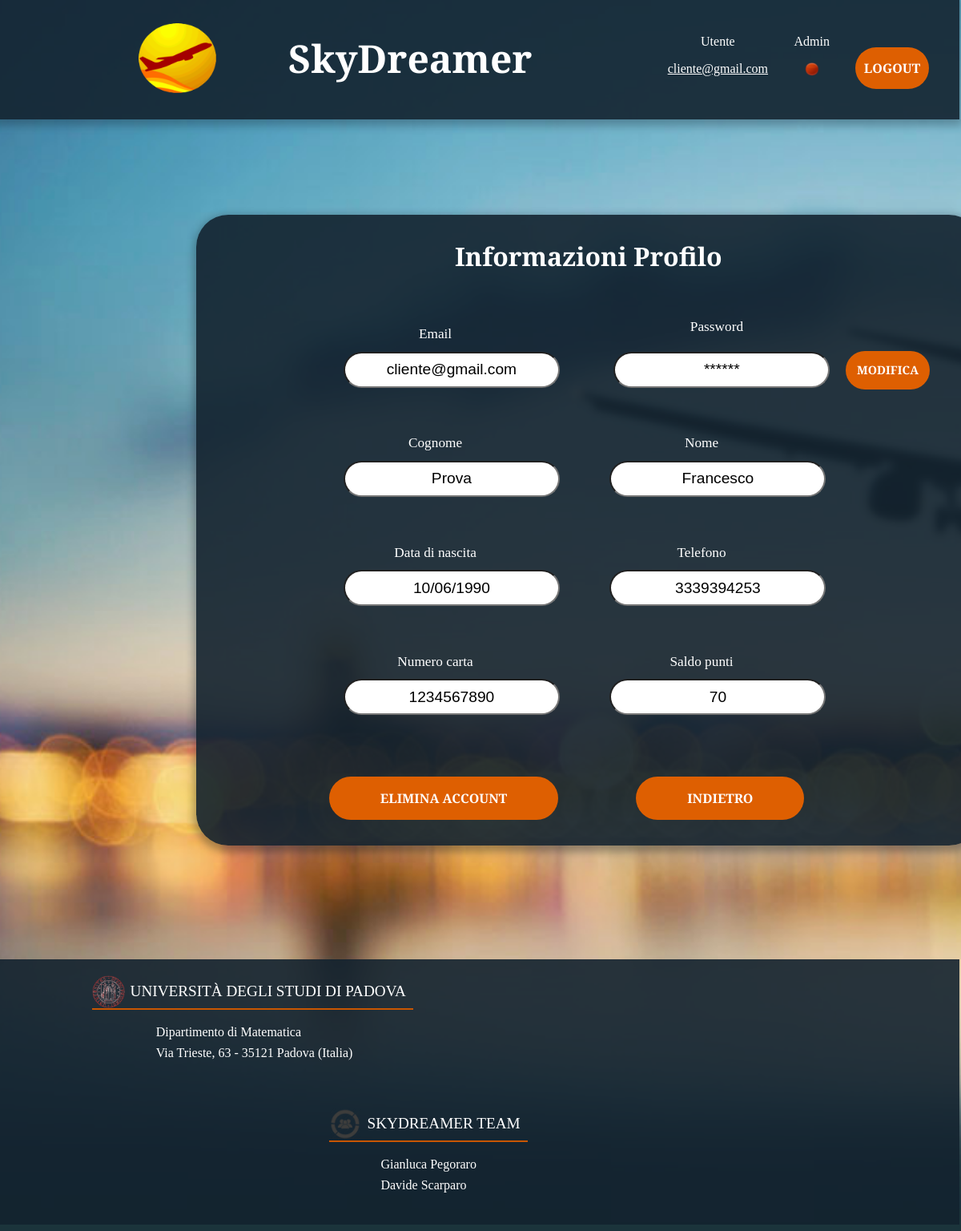
The page /profile.php (signed in) on the database its author committed.
### tables this page shows
CREATE TABLE IF NOT EXISTS `utente` (
  `mail` varchar(40) NOT NULL,
  `password` varchar(20) NOT NULL,
  `cognome` varchar(20) NOT NULL,
  `nome` varchar(20) NOT NULL,
  `dataNascita` date NOT NULL,
  `telefono` varchar(10) NOT NULL,
  `admin` tinyint(1) NOT NULL,
  PRIMARY KEY (`mail`),
  UNIQUE KEY `telefono` (`telefono`)
);

CREATE TABLE IF NOT EXISTS `carta` (
  `codiceCarta` varchar(20) NOT NULL,
  `mailUtente` varchar(40) NOT NULL,
  `punti` int(5) DEFAULT NULL,
  PRIMARY KEY (`codiceCarta`),
  KEY `mailUtente` (`mailUtente`)
);

### profile.php (the view, shortened to what this page needs)
<?php
	require ("utility.php");
	$user=$_SESSION['mail'];
?>
<!DOCTYPE html>
<html lang="it">
	<head>
		<link rel="stylesheet" href="css/profile.css" type="text/css" />
	</head>
	<body>
		<?php
			$link=connectionDB();
			$viewUser=mysqli_query($link,"SELECT * from utente where mail='$user'");
			$row=mysqli_fetch_row($viewUser);
			$mail=$row[0];
			$password=$row[1];
			$cognome=$row[2];
			$nome=$row[3];
			$dataNasc=date_create($row[4]);
			$telefono=$row[5];
			$admin=$row[6];
			$codice="";
			if($admin=="0"){
				$card=mysqli_query($link,"SELECT codiceCarta,punti from carta where mailUtente='$user'");
				$row=mysqli_fetch_row($card);
				$codice=$row[0];
				$punti=$row[1];
			}
		?>
		<div class="form">
			<h2 class="subtitle">Informazioni Profilo</h2>
			<div class="linea">
				<div class="info">
					<label for="mail">Email</label>
					<input type="text" name="mail" value="<?php echo $mail; ?>" readonly />
				</div>
				<div class="info info-psw">
						<label for="password">Password</label>
						<div>
							<input type="text" name="password" value="<?php for($i=0; $i<strlen($password); $i++) echo "*"; ?>" readonly />
							<a class="button" href="changePsw.php">Modifica</a>
						</div>
				</div>
			</div>
			<div class="linea">
				<div class="info">
					<label for="cognome">Cognome</label>
					<input type="text" name="cognome" value="<?php echo $cognome; ?>" readonly />
				</div>
				<div class="info">
					<label for="nome">Nome</label>
					<input type="text" name="nome" value="<?php echo $nome; ?>" readonly />
				</div>
			</div>
			<div class="linea">
				<div class="info">
					<label for="ddn">Data di nascita</label>
					<input type="text" name="ddn" value="<?php echo date_format($dataNasc,'d/m/Y'); ?>" readonly />
				</div>
				<div class="info">
					<label for="telefono">Telefono</label>
					<input type="text" name="telefono" value="<?php echo $telefono; ?>" readonly />
				</div>
			</div>
			<?php
				if($codice!=""){
					echo
					"<div class='linea'>
						<div class='info'>
							<label for='carta'>Numero carta</label>
							<input type='text' name='carta' value='$codice' readonly />
						</div>
						<div class='info'>
							<label for='punti'>Saldo punti</label>
							<input type='text' name='punti' value='$punti' readonly />
						</div>
					</div>";
				}
			?>
			<div class="last">
				<a class="button" href="deleteUser.php">Elimina Account</a>
				<a class="button" href="home.php">Indietro</a>
			</div>
		</div>
	</body>
</html>

### css/profile.css (style rules this page uses)
h2 { text-align: center; }
.form { color: #ffffff; min-width: 900px; margin-left: 20%; margin-right: 10%; padding-top: 1.5em; padding-bottom: 1.5em; }
.form div.info { margin-top: 1.5em; margin-bottom: 1.5em; font-size: 1.2em; color: #ffffff; }
.form div.linea div.info { display: inline-block; }
.form div.linea div.info:nth-child(1) { margin-right: 11%; margin-left: 16%; }
.form div.info input[type=text] { font-size: 1em; padding: 0.5em; min-width: 4.5em; border-radius: 40px; text-align: center; margin-top: 5%; }
label { font-size: 0.9em; }
.form div.last { margin-left: 14%; margin-top: 4em; margin-bottom: 1.5em; }
.form div.last a { padding: 1em 4em; }
.form div.last a:nth-child(1) { margin-right: 12%; }
.form div.info a { padding: 1em; font-size: 0.75em; margin-left: 1em; }
a.button { width: 10%; font-size: 1em; }
div.info { width: 25.5%; height: 10%; text-align: center; }
div.info-psw { width: 45%; }
div.info-psw label { padding-right: 34%; }

### css/base.css (style rules this page uses)
html { overflow-y: scroll; background: url(../images/sfondo.jpg) no-repeat center center fixed; -moz-background-size: cover; -webkit-background-size: cover; -o-background-size: cover; background-size: cover; }
body { font-family: 'Arvo', serif; }
.subtitle { color: #ffffff; margin-top: 0.2em; font-size: 2em; text-align: center; }
.form { color: #ffffff; background: rgba(19, 35, 47, 0.9); padding: 40px; max-width: 750px; margin: 40px auto; border-radius: 40px; box-shadow: 0 4px 10px 4px rgba(19, 35, 47, 0.3); }
.button { border: 0; outline: none; padding: 15px 0; font-size: 2rem; font-weight: 600; text-transform: uppercase; text-decoration: none; font-family: 'Arvo', serif; background: #de5f01; color: #ffffff; border-radius: 40px; cursor: pointer; -webkit-transition: all 0.5s ease; transition: all 0.5s ease; -webkit-appearance: none; }
input, textarea, select { outline: 0; }

### rows shown on the page
utente: mail "cliente@gmail.com", password "******", cognome "Prova", nome "Francesco", ddn "10/06/1990", telefono "3339394253"
carta: carta "1234567890", punti "70"

### other values the page prints
$_SESSION['mail'] "cliente@gmail.com"
